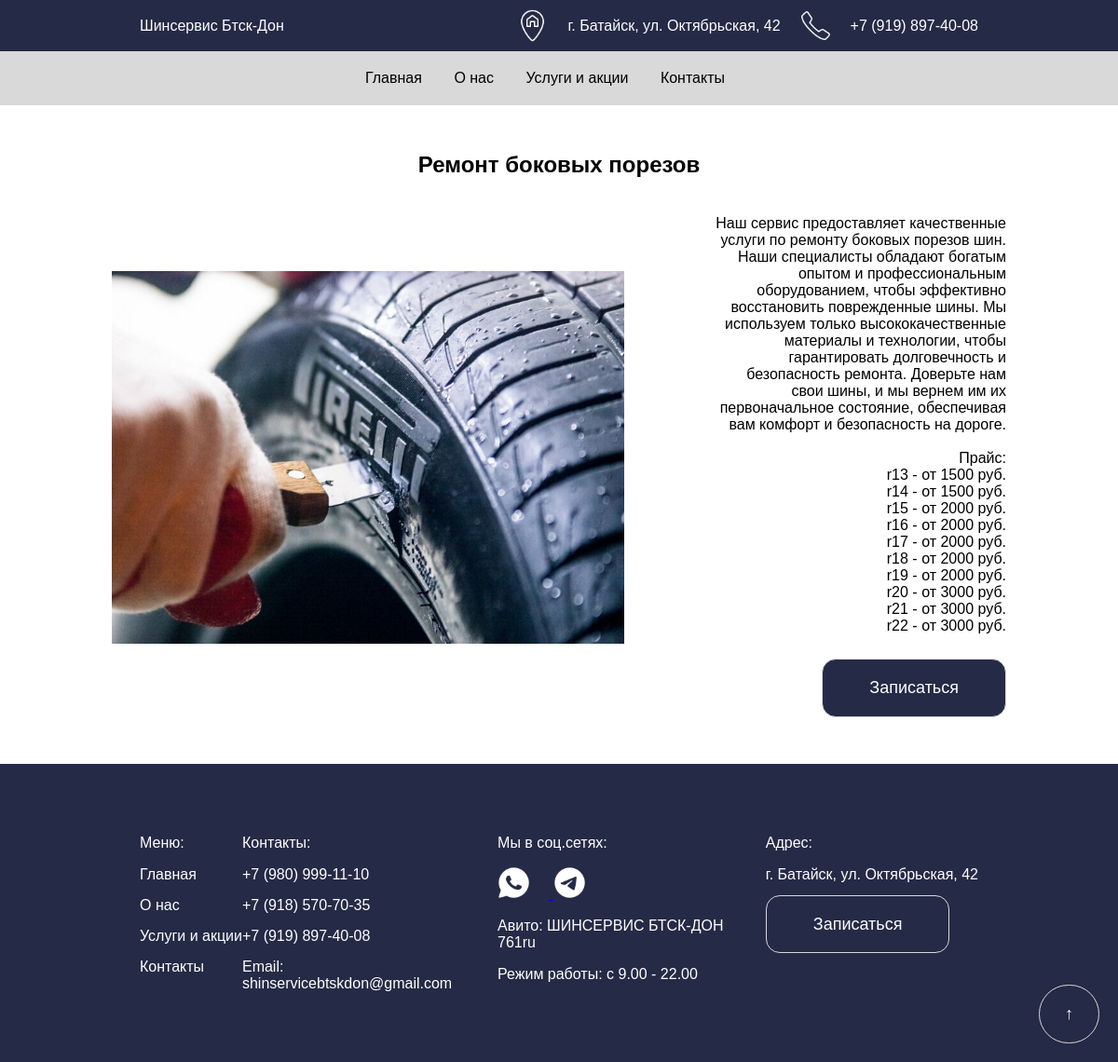
The page /service/1/ on the database its author committed.
### main/models.py (models this page shows, shortened)
class Service(models.Model):
    name = models.TextField()
    photo = models.ImageField(upload_to='services_photos/')
    full_description = models.TextField()

### main/views.py (the view)
# urls.py: path('service/<int:id>/', views.service_detail_view, name='service_detail'),
def service_detail_view(request, id):
    service = Service.objects.get(pk=id)
    return render(request, 'main/service_detail.html', {'service': service})

### main/templates/main/service_detail.html (shortened to what this page needs)
{% extends 'main/layout.html' %}
{% load static %}
{% block content %}
<section class="top">
<h1 class="name_uslug">{{ service.name }}</h1>
<div class="service-detail-container">
    <div>
        <img class="photo_uslug2" src="{{ service.photo.url }}" alt="{{ service.name }}">
    </div>
    <div class="right_usluga">
    <div class="full_description2">
        <p>{{ service.full_description|linebreaksbr }}</p>
    </div>
    <a href="{% url 'uslugi' %}#booking_form" class="button">Записаться</a>
    </div>
</div>
</section>
{% endblock %}

### main/static/shinka/css/styles.css (style rules this page uses)
@media (min-width: 1024px) { body { font-family: Arial, sans-serif; margin: 0; padding: 0; } }
@media (min-width: 1024px) { .button { text-decoration: none; background-color: #252A46; color: white; border: 1px solid #D9D9D9; padding: 20px 50px; border-radius: 15px; font-size: 18px; cursor: pointer; transition: background-color 0.3s, color 0.3s, transform 0.3s; margin-top:10px; } }
@media (min-width: 1024px) { html, body { width: 100%; overflow-x: hidden; } }
@media (min-width: 1024px) { .name_uslug { margin-top: 10px; text-align: center; } }
@media (min-width: 1024px) { .top { margin: 50px 0px;; } }
@media (min-width: 1024px) { .service-detail-container { display: flex; align-items: center; justify-content: flex-end; margin: 2% 10%; } }
@media (min-width: 1024px) { .right_usluga { display: flex; flex-direction: column; align-items: flex-end; } }
@media (min-width: 1024px) { .photo_uslug2 { width: 550px; height: 400px; margin-right: 20px; } }
@media (min-width: 1024px) { .full_description2 { text-align: right; padding-left:20%; } }

### rows shown on the page
Service: name "Ремонт боковых порезов", photo (picture), full_description "Наш сервис предоставляет качественные услуги по ремонту боковых порезов шин. Наши специалисты обладают богатым опытом и профессиональным оборудованием, чтобы эффективно восстановить поврежденные шины. Мы используем только высококачественные материалы и технологии, чтобы гарантировать долговечность и безопасность ремонта. Доверьте нам свои шины, и мы вернем им их первоначальное состояние, обеспечивая вам комфорт и безопасность на дороге. Прайс: r13 - от 1500 руб. r14 - от 1500 руб. r15 - от 2000 руб. r16 - от 2000 руб. r17 - от 2000 руб. r18 - от 2000 руб. r19 - от 2000 руб. r20 - от 3000 руб. r21 - от 3000 руб. r22 - от 3000 руб."
